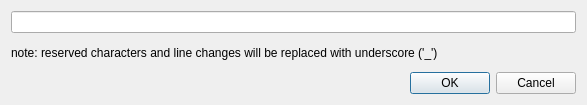
<?xml version="1.0" encoding="UTF-8"?>
<ui version="4.0">
 <class>Dialog</class>
 <widget class="QDialog" name="Dialog">
  <property name="geometry">
   <rect>
    <x>0</x>
    <y>0</y>
    <width>587</width>
    <height>105</height>
   </rect>
  </property>
  <property name="windowTitle">
   <string>Dialog</string>
  </property>
  <layout class="QVBoxLayout" name="verticalLayout">
   <item>
    <widget class="QLineEdit" name="lineEdit"/>
   </item>
   <item>
    <widget class="QLabel" name="label">
     <property name="text">
      <string>note: reserved characters and line changes will be replaced with underscore ('_')</string>
     </property>
    </widget>
   </item>
   <item>
    <widget class="QDialogButtonBox" name="buttonBox">
     <property name="orientation">
      <enum>Qt::Horizontal</enum>
     </property>
     <property name="standardButtons">
      <set>QDialogButtonBox::Cancel|QDialogButtonBox::Ok</set>
     </property>
    </widget>
   </item>
  </layout>
 </widget>
 <resources/>
 <connections>
  <connection>
   <sender>buttonBox</sender>
   <signal>accepted()</signal>
   <receiver>Dialog</receiver>
   <slot>accept()</slot>
   <hints>
    <hint type="sourcelabel">
     <x>248</x>
     <y>254</y>
    </hint>
    <hint type="destinationlabel">
     <x>157</x>
     <y>274</y>
    </hint>
   </hints>
  </connection>
  <connection>
   <sender>buttonBox</sender>
   <signal>rejected()</signal>
   <receiver>Dialog</receiver>
   <slot>reject()</slot>
   <hints>
    <hint type="sourcelabel">
     <x>316</x>
     <y>260</y>
    </hint>
    <hint type="destinationlabel">
     <x>286</x>
     <y>274</y>
    </hint>
   </hints>
  </connection>
 </connections>
</ui>
